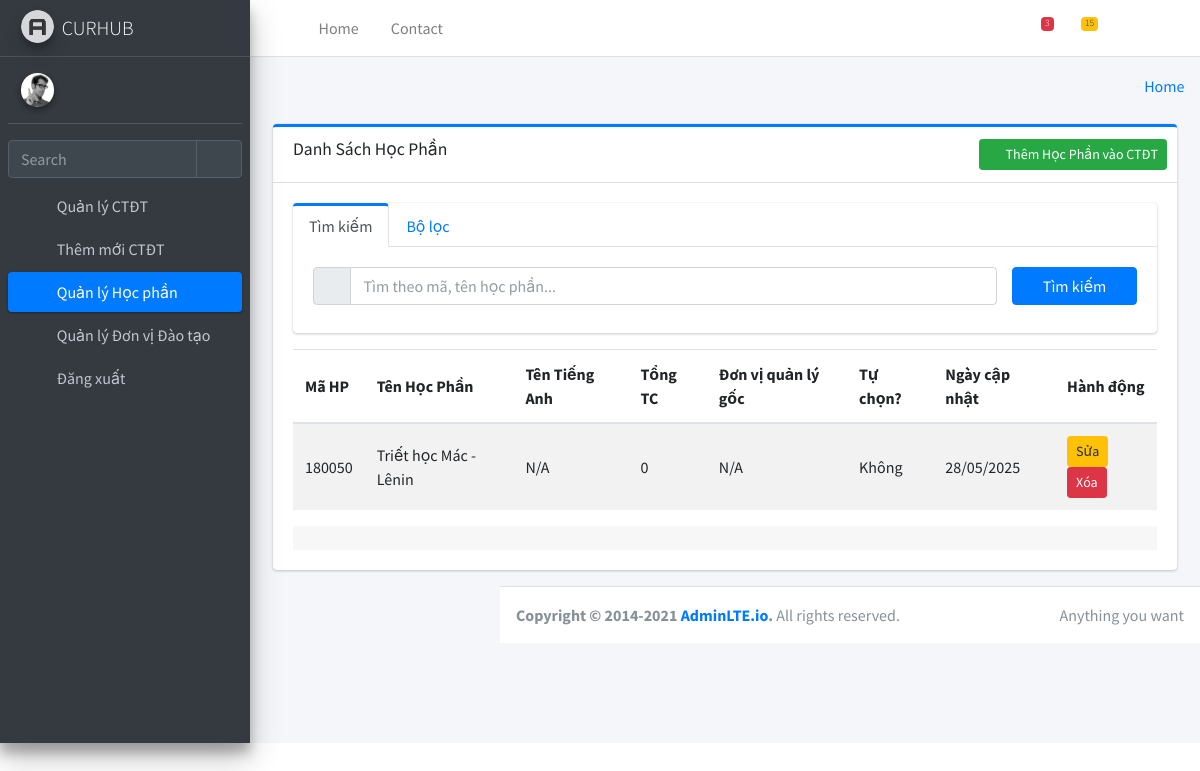
Screenshot of /daotao/danh-sach-hoc-phan/ with the database file from the repository.
### daotao/models.py (models this page shows, shortened)
class HocPhan(models.Model): # Thư viện học phần chung
    ma_hoc_phan = models.CharField(max_length=20, unique=True, verbose_name="Mã học phần (MaMH)")
    ten_hoc_phan = models.CharField(max_length=255, verbose_name="Tên học phần (TenMH)")
    ten_tieng_anh = models.CharField(max_length=255, blank=True, null=True, verbose_name="Tên học phần (Tiếng Anh - TenMHEg)")
    tong_so_tin_chi_goc = models.PositiveIntegerField(default=0, verbose_name="Tổng số TC gốc (SoTinChi)")
    tin_chi_ly_thuyet_goc = models.PositiveIntegerField(default=0, verbose_name="Số TC Lý thuyết gốc")
    tin_chi_thuc_hanh_goc = models.PositiveIntegerField(default=0, verbose_name="Số TC Thực hành gốc")
    so_tiet_tong_cong = models.PositiveIntegerField(null=True, blank=True, verbose_name="Tổng số tiết học (SoTietMH)")
    so_gio_ly_thuyet_goc = models.PositiveIntegerField(default=0, verbose_name="Số giờ LT gốc")
    so_gio_thuc_hanh_goc = models.PositiveIntegerField(default=0, verbose_name="Số giờ TH gốc")
    so_gio_tu_hoc_goc = models.PositiveIntegerField(default=0, blank=True, null=True, verbose_name="Số giờ tự học/khác (gốc)")
    so_tin_chi_ects = models.FloatField(null=True, blank=True, verbose_name="Số tín chỉ ECTS (SoTinChiEU)")
    don_vi_quan_ly_goc = models.ForeignKey(
        DonViDaoTao,
        on_delete=models.SET_NULL,
        null=True,
        blank=True,
        verbose_name="Đơn vị quản lý gốc (MaDV)"
    )
    la_hoc_phan_tu_chon = models.BooleanField(default=False, verbose_name="Là học phần tự chọn? (IsMHTN=1)")
    khong_tinh_diem_tb = models.BooleanField(default=False, verbose_name="Không tính ĐTB? (KhgTinhDTB=1)")
    mo_ta_hoc_phan = models.TextField(blank=True, null=True, verbose_name="Mô tả chung học phần")
    ngay_tao = models.DateTimeField(auto_now_add=True, verbose_name="Ngày tạo bản ghi")
    ngay_cap_nhat = models.DateTimeField(auto_now=True, verbose_name="Ngày cập nhật bản ghi")
    class Meta:
        verbose_name = "Học phần (Thư viện chung)"
        verbose_name_plural = "Các Học phần (Thư viện chung)"
        ordering = ['ma_hoc_phan']

### daotao/views.py (the view)
# urls.py: path('danh-sach-hoc-phan/', views.danh_sach_hoc_phan, name='danh_sach_hoc_phan'),
def danh_sach_hoc_phan(request):
    hoc_phan_list = HocPhan.objects.all().order_by('ma_hoc_phan')
    paginator = Paginator(hoc_phan_list, 20)
    page_number = request.GET.get('page')
    page_obj = paginator.get_page(page_number)
    context = {
        'page_obj': page_obj,
        'page_title': 'Danh Sách Học Phần'
    }
    return render(request, 'daotao/danh_sach_hoc_phan.html', context)

### daotao/templates/daotao/danh_sach_hoc_phan.html (shortened to what this page needs)
{% extends 'base.html' %}
{% load static %}
{% block content %}
<div class="container-fluid">
    <div class="row">
        <div class="col-md-12">
            <div class="card card-primary card-outline">
                <div class="card-header">
                    <h3 class="card-title">{{ page_title|default:"DANH SÁCH HỌC PHẦN" }}</h3>
                    <div class="card-tools">
                        <a href="{% url 'daotao:them_hoc_phan_vao_ctdt' %}" class="btn btn-success btn-sm">
                            <i class="fas fa-plus-circle mr-1"></i> Thêm Học Phần vào CTĐT
                        </a>
                    </div>
                </div>
                <div class="card-body">
                    <div class="card card-primary card-outline card-outline-tabs mb-3">
                        <div class="card-header p-0 border-bottom-0">
                            <ul class="nav nav-tabs" id="custom-tabs-four-tab" role="tablist">
                                <li class="nav-item">
                                    <a class="nav-link active" id="search-tab" data-toggle="pill" href="#search-tab-pane" role="tab" aria-controls="search-tab-pane" aria-selected="true">Tìm kiếm</a>
                                </li>
                                <li class="nav-item">
                                    <a class="nav-link" id="filter-tab" data-toggle="pill" href="#filter-tab-pane" role="tab" aria-controls="filter-tab-pane" aria-selected="false">Bộ lọc</a>
                                </li>
                            </ul>
                        </div>
                        <div class="card-body">
                            <div class="tab-content" id="custom-tabs-four-tabContent">
                                <div class="tab-pane fade show active" id="search-tab-pane" role="tabpanel">
                                    <form method="get" action="{% url 'daotao:danh_sach_hoc_phan' %}" class="row g-3 align-items-center">
                                        <div class="col-lg-10 col-md-12 mb-2">
                                            <div class="input-group">
                                                <div class="input-group-prepend">
                                                    <span class="input-group-text"><i class="fas fa-search"></i></span>
                                                </div>
                                                <input type="text" name="q" class="form-control" placeholder="Tìm theo mã, tên học phần..." value="{{ query_search }}">
                                            </div>
                                        </div>
                                        <div class="col-lg-2 col-md-12 mb-2">
                                            <button type="submit" class="btn btn-primary w-100">Tìm kiếm</button>
                                        </div>
                                    </form>
                                </div>
                            </div>
                        </div>
                    </div>
                    <div class="table-responsive">
                    {% if page_obj %}
                    <table class="table table-striped table-valign-middle">
                        <thead>
                            <tr>
                                <th>Mã HP</th>
                                <th>Tên Học Phần</th>
                                <th>Tên Tiếng Anh</th>
                                <th>Tổng TC</th>
                                <th>Đơn vị quản lý gốc</th>
                                <th>Tự chọn?</th>
                                <th>Ngày cập nhật</th>
                                <th>Hành động</th>
                            </tr>
                        </thead>
                        <tbody>
                            {% for hoc_phan in page_obj %}
                            <tr>
                                <td>{{ hoc_phan.ma_hoc_phan }}</td>
                                <td>{{ hoc_phan.ten_hoc_phan }}</td>
                                <td>{{ hoc_phan.ten_tieng_anh|default:"N/A" }}</td>
                                <td>{{ hoc_phan.tong_so_tin_chi_goc }}</td>
                                <td>{{ hoc_phan.don_vi_quan_ly_goc.ten_don_vi|default:"N/A" }}</td>
                                <td>{% if hoc_phan.la_hoc_phan_tu_chon %}Có{% else %}Không{% endif %}</td>
                                <td>{{ hoc_phan.ngay_cap_nhat|date:"d/m/Y" }}</td>
                                <td>
                                    <a href="{% url 'daotao:sua_hoc_phan' pk_hoc_phan=hoc_phan.pk %}" class="btn btn-warning btn-sm">Sửa</a>
                                    <a href="{% url 'daotao:xoa_hoc_phan' pk_hoc_phan=hoc_phan.pk %}" class="btn btn-danger btn-sm">Xóa</a>
                                </td>
                            </tr>
                            {% endfor %}
                        </tbody>
                    </table>
                    {% else %}
                    <div class="alert alert-warning text-center m-3">
                        <h4 class="alert-heading">Không tìm thấy dữ liệu!</h4>
                        <p>Không có học phần nào phù hợp với điều kiện tìm kiếm của bạn.</p>
                    </div>
                    {% endif %}
                </div>
                <div class="card-footer clearfix">
                </div>
            </div>
        </div>
    </div>
</div>
{% endblock content %}

### rows the page displays
HocPhan: ma_hoc_phan "180050", ten_hoc_phan "Triết học Mác - Lênin", ten_tieng_anh "N/A", tong_so_tin_chi_goc "0", don_vi_quan_ly_goc.ten_don_vi "N/A", la_hoc_phan_tu_chon "Không", ngay_cap_nhat "28/05/2025"

### other values shown
{{ page_title|default:"DANH SÁCH HỌC PHẦN" }} "Danh Sách Học Phần"
